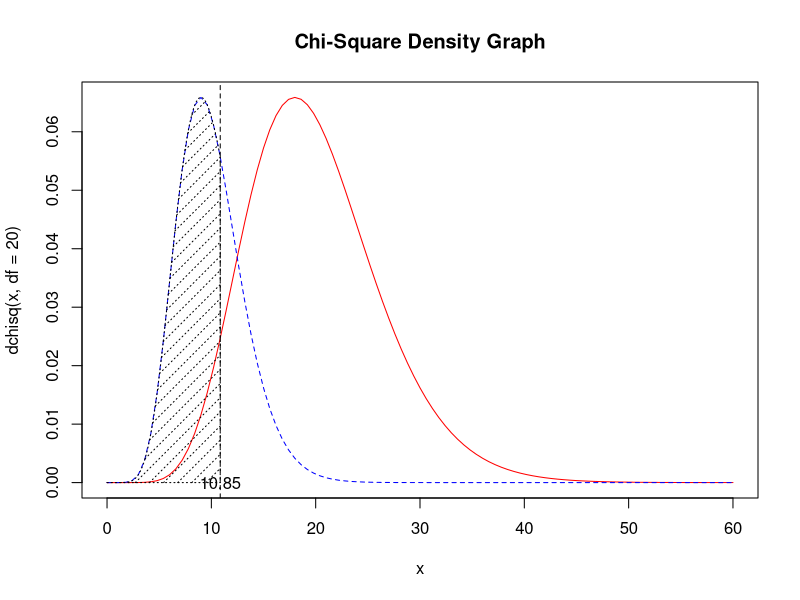

Here is the R script that generated this plot:
## ---- chunk 1
curve(dchisq(x, df=20), col='red', main = "Chi-Square Density Graph",from=0,to=60); abline(v=10.85081,lty=2);text(10.85081,0, "10.85")
curve(dchisq(2*x, df=20),add = TRUE,col='blue',lty=2)
polygon(c(0,seq(0,10.85081,0.01),10.85081),c(0,dchisq(2*seq(0,10.85081,0.01), df=20),0), density=10, angle=45,lty =3)
